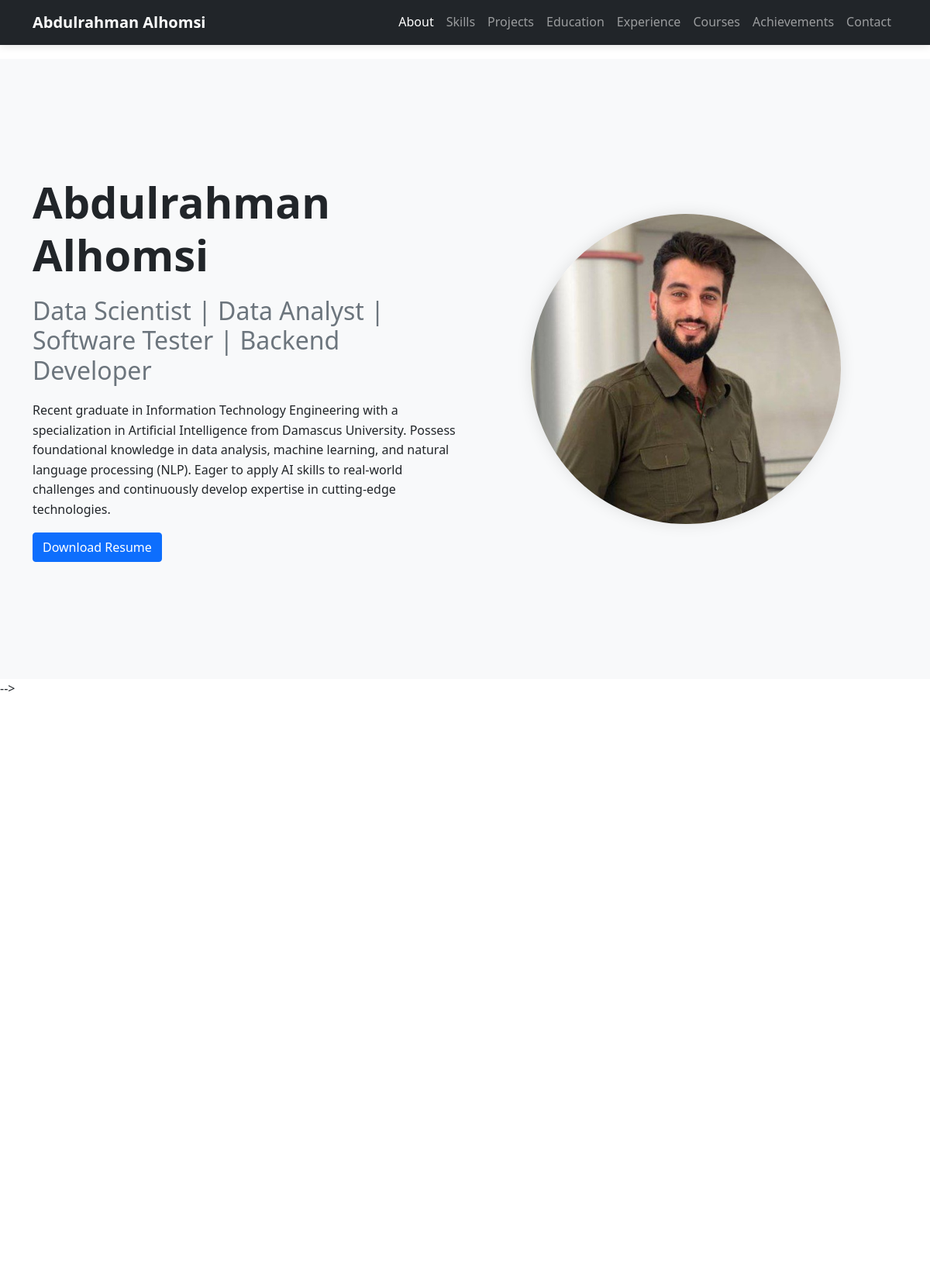
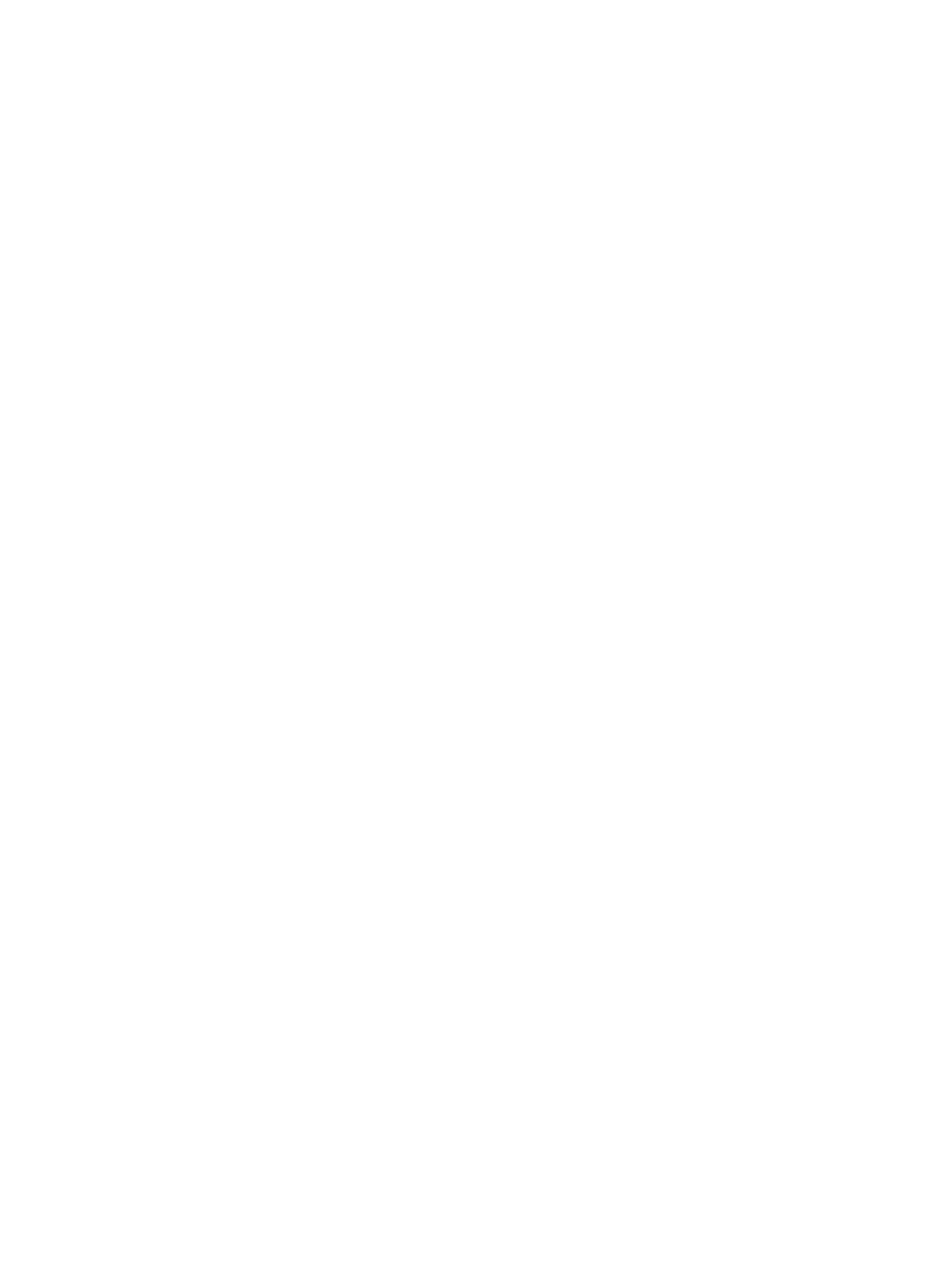
The page / (upper part) on the database its author committed (2 pictures, top to bottom).
### main/models.py (models this page shows, shortened)
class PersonalInfo(models.Model):
    name = models.CharField(max_length=100)
    title = models.CharField(max_length=200)
    description = models.TextField()
    profile_image = models.ImageField(upload_to='profile/')
    resume = models.FileField(upload_to='resume/', blank=True)
    email = models.EmailField()
    phone = models.CharField(max_length=20)
    location = models.CharField(max_length=200)

### main/views.py (the view)
# urls.py: path('', views.home, name='home'),
def home(request):
    context = {
        'personal_info': PersonalInfo.objects.first(),
        'skills': Skill.objects.all(),
        'projects': Project.objects.all().order_by('-date'),
        'education': Education.objects.all().order_by('-start_date'),
        'experiences': Experience.objects.all().order_by('-start_date'),
        'social_media': SocialMedia.objects.all(),
        'courses': Course.objects.all(),
        'achievements': Achievement.objects.all(),
    }
    return render(request, 'main/home.html', context)

### main/templates/main/home.html (shortened to what this page needs)
<!DOCTYPE html>
<html lang="en">
<head>
    <link href="https://cdn.jsdelivr.net/npm/bootstrap@5.1.3/dist/css/bootstrap.min.css" rel="stylesheet">
    <link rel="stylesheet" href="https://cdnjs.cloudflare.com/ajax/libs/font-awesome/6.0.0/css/all.min.css">
    {% load static %}
    <link rel="stylesheet" href="{% static 'css/style.css' %}">
</head>
<body>
    <nav class="navbar navbar-expand-lg navbar-dark bg-dark fixed-top">
        <div class="container">
            <a class="navbar-brand" href="#home">{{ personal_info.name }}</a>
            <div class="collapse navbar-collapse" id="navbarNav">
                <ul class="navbar-nav ms-auto">
                    <li class="nav-item">
                        <a class="nav-link" href="#home">About</a>
                    </li>
                    <li class="nav-item">
                        <a class="nav-link" href="#skills">Skills</a>
                    </li>
                    <li class="nav-item">
                        <a class="nav-link" href="#projects">Projects</a>
                    </li>
                    <li class="nav-item">
                        <a class="nav-link" href="#education">Education</a>
                    </li>
                    <li class="nav-item">
                        <a class="nav-link" href="#experience">Experience</a>
                    </li>
                     <li class="nav-item">
                        <a class="nav-link" href="#courses">Courses</a>
                    </li>
                    <li class="nav-item">
                        <a class="nav-link" href="#achievements">Achievements</a>
                    </li>
                     <li class="nav-item">
                        <a class="nav-link" href="#contact">Contact</a>
                    </li>
                </ul>
            </div>
        </div>
    </nav>
    <section id="home" class="hero-section">
        <div class="container">
            <div class="row align-items-center">
                <div class="col-md-6">
                    <h1>{{ personal_info.name }}</h1>
                    <h2>{{ personal_info.title }}</h2>
                    <p>{{ personal_info.description }}</p>
                    {% if personal_info.resume %}
                        <a href="{{ personal_info.resume.url }}" class="btn btn-primary">Download Resume</a>
                    {% endif %}
                </div>
                <div class="col-md-6">
                    <img src="{{ personal_info.profile_image.url }}" alt="{{ personal_info.name }}" class="img-fluid rounded-circle">
                </div>
            </div>
        </div>
    </section>
     -->
<section id="skills" class="section">
    <div class="container">
        <div class="masonry-grid">
            {% for skill in skills %}
            <div class="masonry-item">
            </div>
            {% endfor %}
        </div>
    </div>
</section>
    <section id="projects" class="section">
        <div class="container">
            <div class="row">
                {% for project in projects %}
                <div class="col-md-4 mb-4">
                </div>
                {% endfor %}
            </div>
        </div>
    </section>
    <section id="education" class="section">
        <div class="container">
        </div>
    </section>
</body>
</html>

### main/static/css/style.css (style rules this page uses)
:root { --primary-color: #007bff; --secondary-color: #6c757d; --dark-color: #343a40; --light-color: #f8f9fa; --transition: all 0.3s ease; }
html { scroll-behavior: smooth; }
body { font-family: 'Segoe UI', Tahoma, Geneva, Verdana, sans-serif; line-height: 1.6; padding-top: 76px; }
.section { padding: 100px 0; }
.navbar { box-shadow: 0 2px 10px rgba(0, 0, 0, 0.1); }
.navbar-brand { font-weight: 700; }
.nav-link { position: relative; padding: 0.5rem 1rem; }
.nav-link::after { content: ''; position: absolute; bottom: 0; left: 50%; transform: translateX(-50%); width: 0; height: 2px; background-color: var(--primary-color); transition: var(--transition); }
.hero-section { background-color: var(--light-color); padding: 150px 0; min-height: 100vh; display: flex; align-items: center; }
.hero-section h1 { font-size: 3.5rem; font-weight: 700; margin-bottom: 20px; }
.hero-section h2 { font-size: 2rem; color: var(--secondary-color); margin-bottom: 20px; }
.hero-section img { max-width: 400px; margin: 0 auto; display: block; box-shadow: 0 0 20px rgba(0, 0, 0, 0.1); }
.masonry-grid { column-count: 2; column-gap: 1rem; }
@media (min-width: 768px) { .masonry-grid { column-count: 3; } }
@media (min-width: 992px) { .masonry-grid { column-count: 5; } }
.masonry-item { display: inline-block; width: 100%; margin-bottom: 1rem; }

### rows shown on the page
PersonalInfo: name "Abdulrahman Alhomsi", title "Data Scientist | Data Analyst | Software Tester | Backend Developer", description "Recent graduate in Information Technology Engineering with a specialization in Artificial Intelligence from Damascus University. Possess foundational knowledge in data analysis, machine learning, and natural language processing (NLP). Eager to apply AI skills to real-world challenges and continuously develop expertise in cutting-edge technologies.", profile_image (picture)
